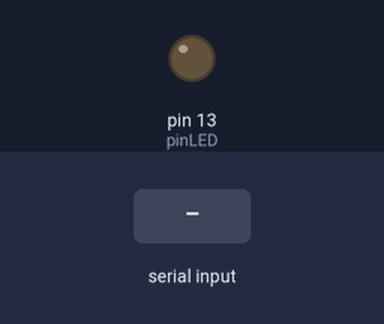
The sketch below on a simulated Arduino Uno, built with avr-gcc and run on an emulated ATmega328P. Parts: output pins drawn as LEDs (lit = HIGH). The test bench sets the inputs (shaded band). What the sketch prints to the serial monitor is not drawn.

Above: at 1.2 s.
1.3 s: "30,150\n" received over Serial
At 1.9 s:
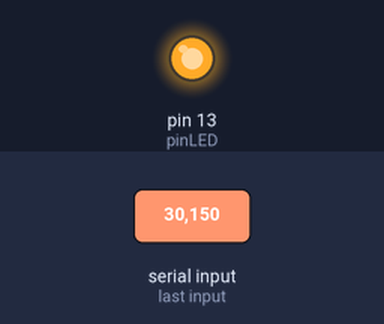
Timing chart, 0 to 7.8 s (numbered marks = the images above; inputs shaded):
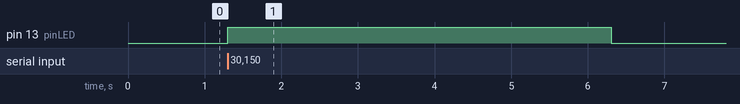

Measured:
- after the input at 1.3 s, pin 13 (pinLED): LOW → HIGH at once, → LOW 5.0 s later

The sketch:

aula_28_atividade_bateria1.ino
```cpp
#define pinLED 13
int bateria;

void setup() {
  pinMode(pinLED, OUTPUT);
  Serial.begin(9600); // Inicia a comunicação serial
}

void loop() {
  digitalWrite(pinLED, LOW);
  Serial.println("Quantos % esta a bateria?");
  while (Serial.available()==0){}
  bateria = Serial.parseInt();

  if (bateria >= 20 && bateria <= 80) {
    digitalWrite(pinLED, HIGH);
  }
  delay(5000);
}
```
